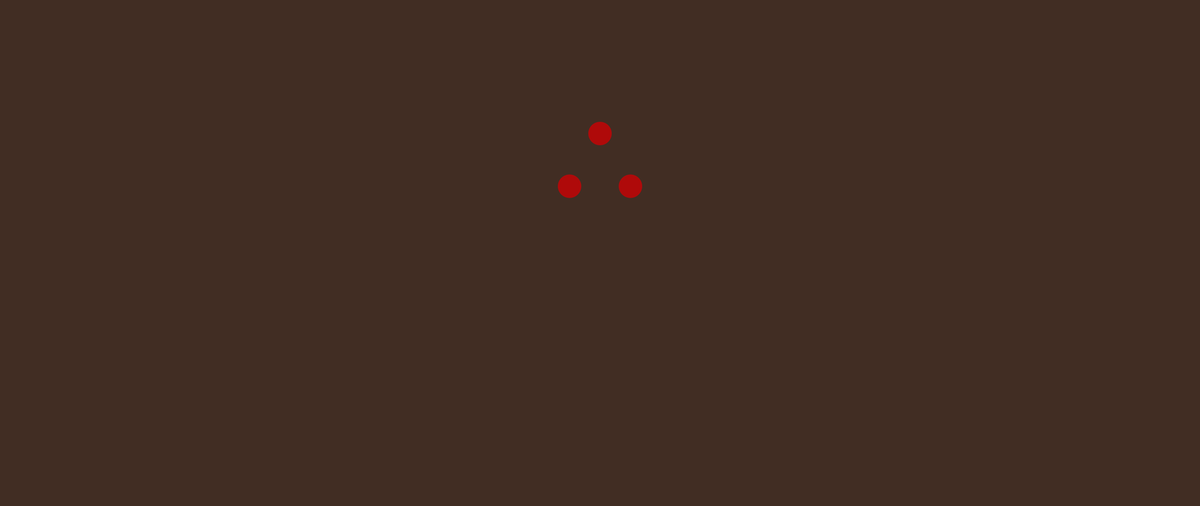
Frame 1 (no input)
Frame 2 (the mouse pressed at the canvas centre, redrawn once): identical to frame 1, image omitted

The Processing sketch that drew this single still picture (run headless with seeded random() and noise(); the mouse was pressed at the canvas centre and the sketch redrawn once):

// Processing sketch: predator
// ── predator.pde
// Manuale di Programmazione Cinematografica
// Daniele Olmisani, 2015

// Predator

final color PAPER = color(65, 45, 35);
final color INK = color(175, 10, 10);

void setup() {
  size(2560, 1080);
  noLoop();
}

void draw() {
  
  translate(width/2.0, height/3.0);
  
  background(PAPER);
  fill(INK);
  noStroke();
  
  rotate(-PI/2);  
  
  for (int i=0; i<3; i++) {
    rotate(TWO_PI / 3);
    ellipse(75, 0, 50, 50);
  }
  
  save("predator.png");
}
